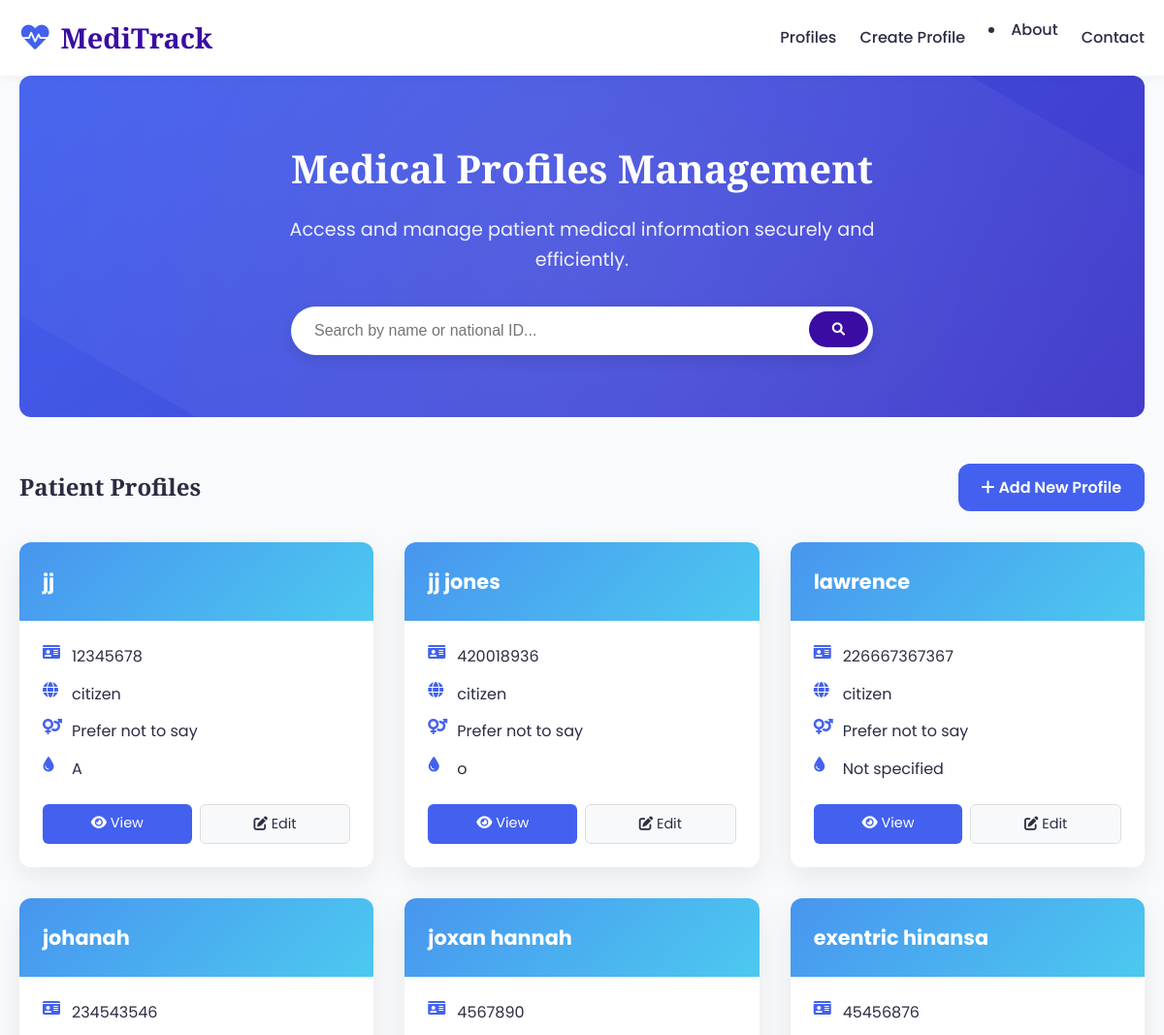
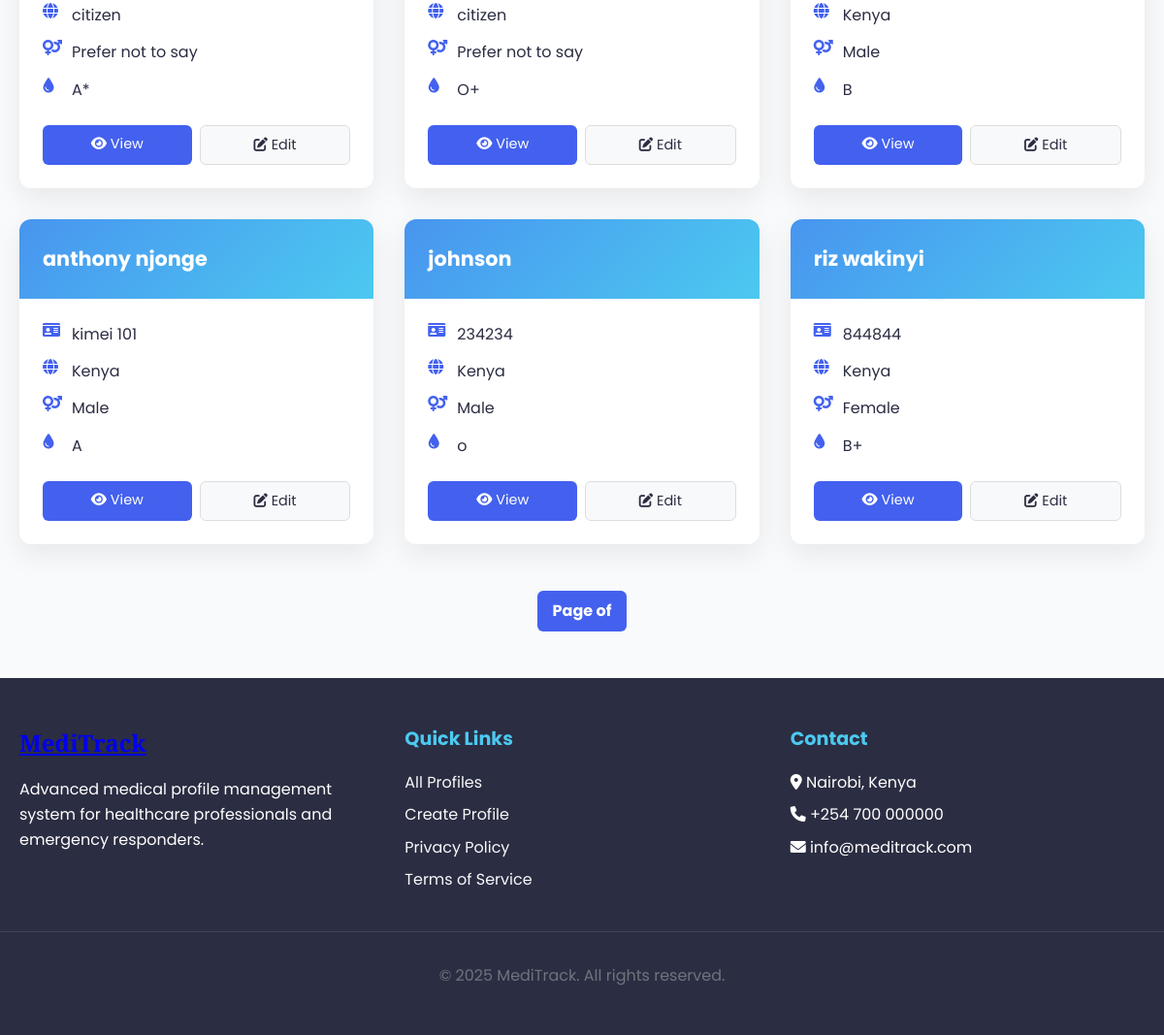
The page / on the database its author committed (2 pictures, top to bottom).
### medical/models.py (models this page shows, shortened)
class MedicalProfile(models.Model):
    GENDER_CHOICES = [
        ('M', 'Male'),
        ('F', 'Female'),
        ('O', 'Other'),
        ('U', 'Prefer not to say'),
    ]
    BLOOD_TYPE_CHOICES = [
        ('A+', 'A+'),
        ('A-', 'A-'),
        ('B+', 'B+'),
        ('B-', 'B-'),
        ('AB+', 'AB+'),
        ('AB-', 'AB-'),
        ('O+', 'O+'),
        ('O-', 'O-'),
    ]
    full_name = models.CharField(max_length=100)
    national_id = models.CharField(max_length=20, unique=True)
    date_of_birth = models.DateField(null=True, blank=True)
    country = models.CharField(max_length=50, default='Kenya')
    gender = models.CharField(max_length=1, choices=GENDER_CHOICES, default='U')
    blood_type = models.CharField(max_length=3, choices=BLOOD_TYPE_CHOICES, blank=True)
    allergies = models.TextField(blank=True)
    medical_conditions = models.TextField(blank=True)
    medications = models.TextField(blank=True)
    emergency_contact = models.CharField(max_length=100)
    emergency_phone = models.CharField(max_length=20, blank=True)
    qr_code = models.ImageField(upload_to='qr/', blank=True)
    doctor_access_code = models.CharField(max_length=100, blank=True)
    created_at = models.DateTimeField(auto_now_add=True)
    updated_at = models.DateTimeField(auto_now=True)

### medical/views.py (the view)
# urls.py: path('', ProfileListView.as_view(), name='profile_list'),
class ProfileListView(ListView):
    model = MedicalProfile
    template_name = 'medical/profile_list.html'
    context_object_name = 'profiles'

### medical/templates/medical/profile_list.html (shortened to what this page needs)
{% extends 'medical/base.html' %}
{% block content %}
<section class="hero">
    <div class="hero-content">
        <h1>Medical Profiles Management</h1>
        <p>Access and manage patient medical information securely and efficiently.</p>
        <div class="search-bar">
            <form method="get" action="{% url 'profile_list' %}">
                <input type="text" name="q" placeholder="Search by name or national ID..." value="{{ request.GET.q }}">
                <button type="submit"><i class="fas fa-search"></i></button>
            </form>
        </div>
    </div>
</section>
<div class="profiles-header">
    <h2>Patient Profiles</h2>
    <a href="{% url 'profile_create' %}" class="btn btn-primary">
        <i class="fas fa-plus"></i> Add New Profile
    </a>
</div>
{% if object_list %}
<div class="profile-cards">
    {% for profile in object_list %}
    <div class="profile-card">
        <div class="profile-card-header">
            <h3>{{ profile.full_name }}</h3>
        </div>
        <div class="profile-card-body">
            <div class="profile-info-item">
                <i class="fas fa-id-card"></i>
                <span>{{ profile.national_id }}</span>
            </div>
            <div class="profile-info-item">
                <i class="fas fa-globe"></i>
                <span>{{ profile.country }}</span>
            </div>
            <div class="profile-info-item">
                <i class="fas fa-venus-mars"></i>
                <span>{{ profile.get_gender_display }}</span>
            </div>
            <div class="profile-info-item">
                <i class="fas fa-tint"></i>
                <span>{{ profile.blood_type|default:"Not specified" }}</span>
            </div>
            <div class="profile-actions">
                <a href="{% url 'profile_detail' profile.national_id %}" class="view-btn">
                    <i class="fas fa-eye"></i> View
                </a>
                <a href="{% url 'profile_update' profile.national_id %}" class="edit-btn">
                    <i class="fas fa-edit"></i> Edit
                </a>
            </div>
        </div>
    </div>
    {% endfor %}
</div>
<div class="pagination">
    <span class="current">
        Page {{ page_obj.number }} of {{ page_obj.paginator.num_pages }}
    </span>
</div>
{% endif %}
{% endblock %}

### medical/templates/medical/base.html (shortened to what this page needs)
<!DOCTYPE html>
<html lang="en">
<head>
    <link rel="stylesheet" href="https://cdnjs.cloudflare.com/ajax/libs/font-awesome/6.0.0/css/all.min.css">
</head>
<body>
    <nav class="navbar">
        <div class="container navbar-container">
            <a href="{% url 'profile_list' %}" class="logo">
                <i class="fas fa-heartbeat"></i> MediTrack
            </a>
            <div class="nav-links">
                <a href="{% url 'profile_list' %}">Profiles</a>
                <a href="{% url 'profile_create' %}">Create Profile</a>
                <li><a href="{% url 'about' %}">About</a></li>
                <a href="#">Contact</a>
            </div>
        </div>
    </nav>
    <main class="container">
        {% block content %}{% endblock %}
    </main>
    <footer>
        <div class="container footer-container">
            <div class="footer-about">
                <a href="#" class="footer-logo">MediTrack</a>
                <p>Advanced medical profile management system for healthcare professionals and emergency responders.</p>
            </div>
            <div class="footer-links">
                <h3>Quick Links</h3>
                <ul>
                    <li><a href="{% url 'profile_list' %}">All Profiles</a></li>
                    <li><a href="{% url 'profile_create' %}">Create Profile</a></li>
                    <li><a href="#">Privacy Policy</a></li>
                    <li><a href="#">Terms of Service</a></li>
                </ul>
            </div>
            <div class="footer-links">
                <h3>Contact</h3>
                <ul>
                    <li><i class="fas fa-map-marker-alt"></i> Nairobi, Kenya</li>
                    <li><i class="fas fa-phone"></i> +254 700 000000</li>
                    <li><i class="fas fa-envelope"></i> info@meditrack.com</li>
                </ul>
            </div>
        </div>
        <div class="container copyright">
            <p>&copy; {% now "Y" %} MediTrack. All rights reserved.</p>
        </div>
    </footer>
</body>
</html>

### medical/templates/medical/base.html (style rules this page uses)
:root { --primary: #4361ee; --primary-light: #4895ef; --primary-dark: #3a0ca3; --secondary: #3f37c9; --accent: #4cc9f0; --light: #f8f9fa; --dark: #2b2d42; --muted: #6c757d; --success: #4ade80; --danger: #f87171; --warning: #fbbf24; --info: #60a5fa; --border-radius: 12px; --box-shadow: 0 10px 30px rgba(0, 0, 0, 0.08); --transition: all 0.3s cubic-bezier(0.25, 0.8, 0.25, 1); }
* { box-sizing: border-box; margin: 0; padding: 0; }
body { font-family: 'Poppins', sans-serif; background-color: #f9fafb; color: var(--dark); line-height: 1.6; min-height: 100vh; }
.container { max-width: 1200px; margin: 0 auto; padding: 0 20px; }
.navbar { background: white; box-shadow: 0 2px 10px rgba(0, 0, 0, 0.05); padding: 1rem 0; position: sticky; top: 0; z-index: 1000; }
.navbar-container { display: flex; justify-content: space-between; align-items: center; }
.logo { font-family: 'Playfair Display', serif; font-size: 1.8rem; font-weight: 700; color: var(--primary-dark); text-decoration: none; display: flex; align-items: center; }
.logo i { margin-right: 10px; color: var(--primary); }
.nav-links { display: flex; gap: 1.5rem; }
.nav-links a { color: var(--dark); text-decoration: none; font-weight: 500; transition: var(--transition); padding: 0.5rem 0; position: relative; }
.nav-links a::after { content: ''; position: absolute; bottom: 0; left: 0; width: 0; height: 2px; background-color: var(--primary); transition: var(--transition); }
.btn { display: inline-block; padding: 0.75rem 1.5rem; border-radius: var(--border-radius); font-weight: 600; text-align: center; text-decoration: none; cursor: pointer; transition: var(--transition); border: none; }
.btn-primary { background-color: var(--primary); color: white; }
footer { background-color: var(--dark); color: white; padding: 3rem 0; margin-top: 3rem; }
.footer-container { display: grid; grid-template-columns: repeat(auto-fit, minmax(250px, 1fr)); gap: 2rem; }
.footer-logo { font-family: 'Playfair Display', serif; font-size: 1.5rem; font-weight: 700; margin-bottom: 1rem; display: inline-block; }
.footer-links h3 { font-size: 1.2rem; margin-bottom: 1rem; color: var(--accent); }
.footer-links ul { list-style: none; }
.footer-links li { margin-bottom: 0.5rem; }
.footer-links a { color: var(--light); text-decoration: none; transition: var(--transition); }
.copyright { text-align: center; margin-top: 2rem; padding-top: 2rem; border-top: 1px solid rgba(255, 255, 255, 0.1); color: var(--muted); }

### rows shown on the page
MedicalProfile: full_name "jj", national_id "12345678", country "citizen", gender "Prefer not to say", blood_type "A"
MedicalProfile: full_name "jj jones", national_id "420018936", country "citizen", gender "Prefer not to say", blood_type "o"
MedicalProfile: full_name "lawrence", national_id "226667367367", country "citizen", gender "Prefer not to say", blood_type "Not specified"
MedicalProfile: full_name "johanah", national_id "234543546", country "citizen", gender "Prefer not to say", blood_type "A*"
MedicalProfile: full_name "joxan hannah", national_id "4567890", country "citizen", gender "Prefer not to say", blood_type "O+"
MedicalProfile: full_name "exentric hinansa", national_id "45456876", country "Kenya", gender "Male", blood_type "B"
MedicalProfile: full_name "anthony njonge", national_id "kimei 101", country "Kenya", gender "Male", blood_type "A"
MedicalProfile: full_name "johnson", national_id "234234", country "Kenya", gender "Male", blood_type "o"
MedicalProfile: full_name "riz wakinyi", national_id "844844", country "Kenya", gender "Female", blood_type "B+"
